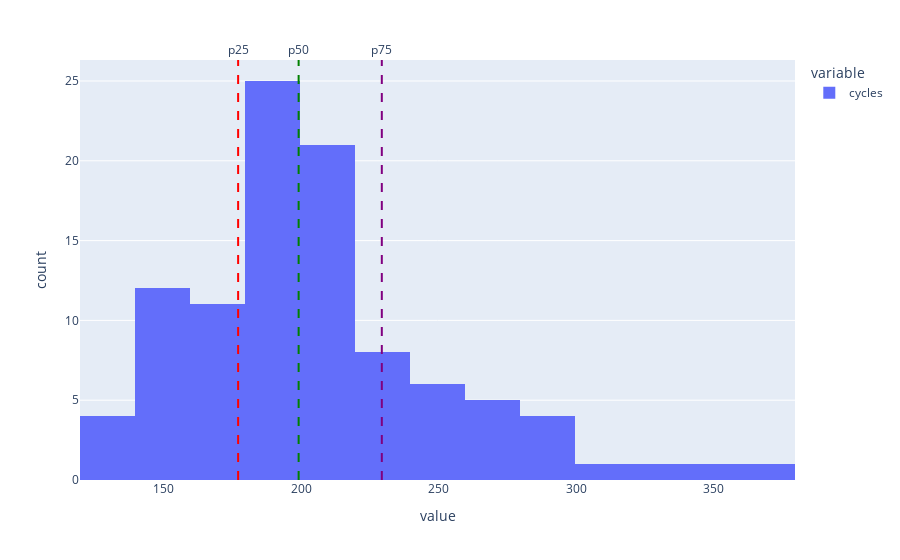

Notebook cell for this chart:
### Code cell
c.plot_max_cycles_dist(train)

### Figure 1 — Plotly figure (JSON) as saved in the notebook; plotly's stock layout.template omitted (floating-point values rounded to 4 significant figures)
{"data": [{"alignmentgroup": "True", "bingroup": "x", "hovertemplate": "variable=cycles<br>value=%{x}<br>count=%{y}<extra></extra>", "legendgroup": "cycles", "marker": {"color": "#636efa", "pattern": {"shape": ""}}, "name": "cycles", "offsetgroup": "cycles", "orientation": "v", "showlegend": true, "type": "histogram", "x": [128, 135, 137, 137, 147, 147, 150, 153, 154, 154, 155, 156, 156, 158, 158, 158, 163, 163, 165, 166, 168, 170, 170, 172, 174, 178, 179, 180, 180, 181, 185, 185, 185, 188, 188, 188, 189, 191, 192, 192, 193, 194, 194, 195, 195, 195, 195, 196, 198, 199, 199, 199, 200, 200, 201, 202, 202, 202, 207, 207, 208, 209, 210, 213, 213, 213, 213, 213, 214, 214, 215, 216, 217, 222, 229, 230, 231, 231, 231, 234, 234, 240, 240, 256, 257, 258, 259, 267, 269, 275, 276, 278, 283, 283, 287, 293, 313, 336, 341, 362], "xaxis": "x", "yaxis": "y"}], "layout": {"annotations": [{"showarrow": false, "text": "p25", "x": 177, "xanchor": "center", "xref": "x", "y": 1, "yanchor": "bottom", "yref": "y domain"}, {"showarrow": false, "text": "p50", "x": 199, "xanchor": "center", "xref": "x", "y": 1, "yanchor": "bottom", "yref": "y domain"}, {"showarrow": false, "text": "p75", "x": 229.2, "xanchor": "center", "xref": "x", "y": 1, "yanchor": "bottom", "yref": "y domain"}], "barmode": "relative", "legend": {"title": {"text": "variable"}, "tracegroupgap": 0}, "margin": {"t": 60}, "shapes": [{"line": {"color": "red", "dash": "dash", "width": 2}, "type": "line", "x0": 177, "x1": 177, "xref": "x", "y0": 0, "y1": 1, "yref": "y domain"}, {"line": {"color": "green", "dash": "dash", "width": 2}, "type": "line", "x0": 199, "x1": 199, "xref": "x", "y0": 0, "y1": 1, "yref": "y domain"}, {"line": {"color": "purple", "dash": "dash", "width": 2}, "type": "line", "x0": 229.2, "x1": 229.2, "xref": "x", "y0": 0, "y1": 1, "yref": "y domain"}], "xaxis": {"anchor": "y", "domain": [0, 1], "title": {"text": "value"}}, "yaxis": {"anchor": "x", "domain": [0, 1], "title": {"text": "count"}}}}
